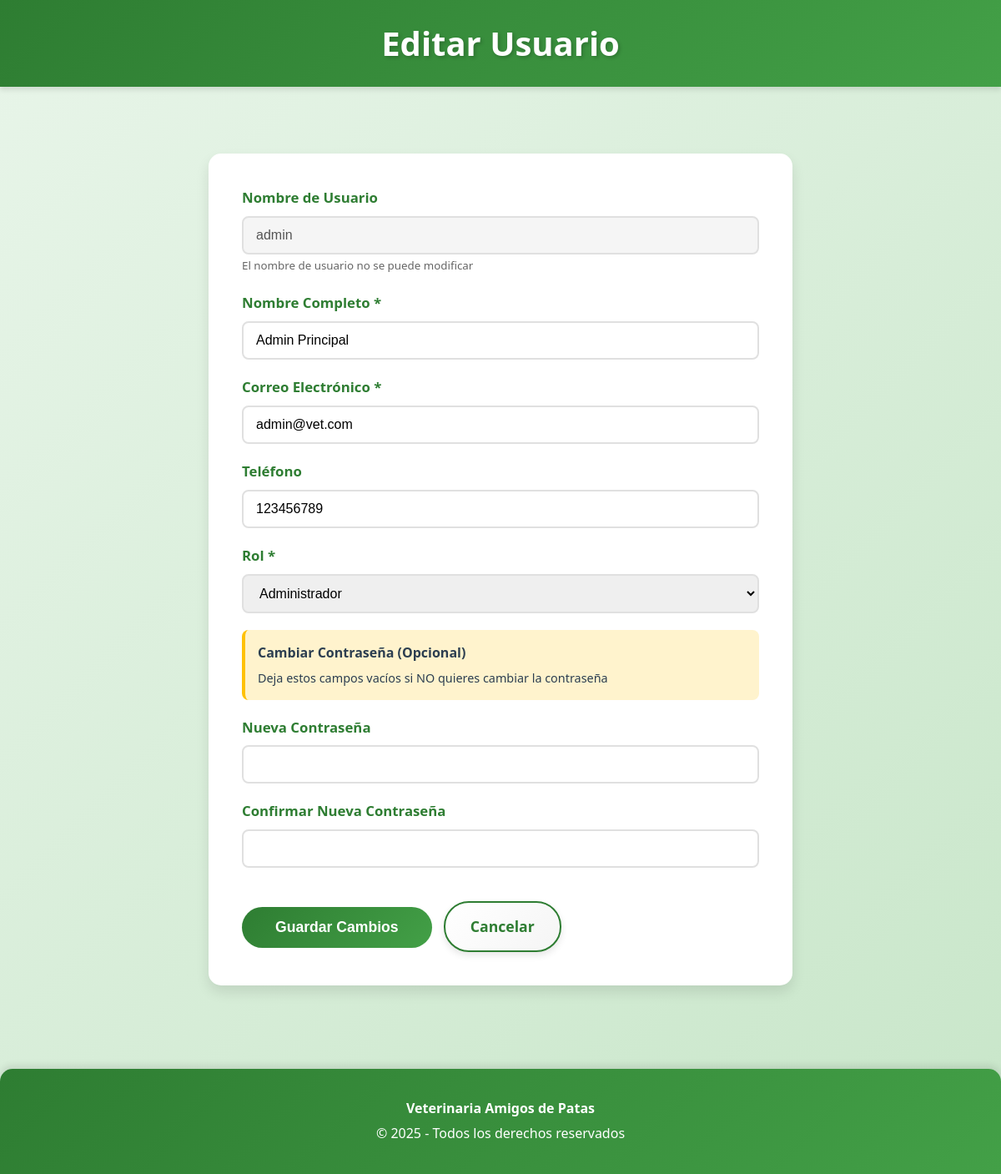
The page /usuarios/editar/1/ (signed in) on the database its author committed.
### appVeterinaria/models.py (models this page shows, shortened)
class Usuario(models.Model):
    ROLES_CHOICES = [
        ('Administrador', 'Administrador'),
        ('Veterinario', 'Veterinario'),
    ]
    username = models.CharField(max_length=45, unique=True)
    password = models.CharField(max_length=128)
    email = models.EmailField(max_length=100)
    telefono = models.CharField(max_length=15, blank=True)
    nombre_completo = models.CharField(max_length=100)
    rol = models.CharField(max_length=45, choices=ROLES_CHOICES)
    class Meta:
        ordering = ['username']
        verbose_name = "Usuario del Sistema"
        verbose_name_plural = "Usuarios del Sistema"

### appVeterinaria/views.py (the view, shortened to what this page needs)
# urls.py: path('usuarios/editar/<int:usuario_id>/', views.editar_usuario, name='editar_usuario'),
def editar_usuario(request, usuario_id):
    if not usuario_logueado(request):
        messages.error(request, 'Debes iniciar sesión para acceder a esta sección.')
        return redirect('inicio')
    if not tiene_permiso(request, 'usuarios'):
        messages.error(request, 'No tienes permisos para acceder a esta sección. Solo administradores.')
        return redirect('inicio')
    try:
        usuario = Usuario.objects.get(id=usuario_id)
    except Usuario.DoesNotExist:
        messages.error(request, 'El usuario no existe.')
        return redirect('lista_usuarios')
    datos = {
        'username': request.session.get('username'),
        'nombre': request.session.get('nombre'),
        'rol': request.session.get('rol'),
        'usuario': usuario
    }
    return render(request, 'appVeterinaria/usuarios/editar_usuario.html', datos)

### appVeterinaria/views.py (called while the page is built)
def usuario_logueado(request):
    return request.session.get('user_logged', False)

def tiene_permiso(request, modulo):
    if not usuario_logueado(request):
        return False
    rol = request.session.get('rol', '')
    permisos = PERMISOS_ROL.get(rol, [])
    return modulo in permisos

### templates/appVeterinaria/usuarios/editar_usuario.html (shortened to what this page needs)
<!DOCTYPE html>
<html lang="es">
<head>
    {% load static %}
    <link rel="stylesheet" href="{% static 'css/styles.css' %}">
</head>
<body>
    <header class="main-header">
        <h1>Editar Usuario</h1>
    </header>
    <div class="content">
        <div class="form-container">
            <form method="post">
                <div class="form-group">
                    <label for="username">Nombre de Usuario</label>
                    <input type="text" id="username" name="username" value="{{ usuario.username }}" class="form-control" disabled>
                    <small style="color: #666;">El nombre de usuario no se puede modificar</small>
                </div>
                <div class="form-group">
                    <label for="nombre_completo">Nombre Completo *</label>
                    <input type="text" id="nombre_completo" name="nombre_completo" value="{{ usuario.nombre_completo }}" class="form-control" required>
                </div>
                <div class="form-group">
                    <label for="email">Correo Electrónico *</label>
                    <input type="email" id="email" name="email" value="{{ usuario.email }}" class="form-control" required>
                </div>
                <div class="form-group">
                    <label for="telefono">Teléfono</label>
                    <input type="tel" id="telefono" name="telefono" value="{{ usuario.telefono|default:'' }}" class="form-control">
                </div>
                <div class="form-group">
                    <label for="rol">Rol *</label>
                    <select id="rol" name="rol" class="form-control" required>
                        <option value="Administrador" {% if usuario.rol == 'Administrador' %}selected{% endif %}>Administrador</option>
                    </select>
                </div>
                <div class="password-info">
                    <strong>Cambiar Contraseña (Opcional)</strong>
                    <p style="margin: 5px 0 0 0; font-size: 0.9em;">Deja estos campos vacíos si NO quieres cambiar la contraseña</p>
                </div>
                <div class="form-group">
                    <label for="nueva_password">Nueva Contraseña</label>
                    <input type="password" id="nueva_password" name="nueva_password" class="form-control">
                </div>
                <div class="form-group">
                    <label for="confirmar_password">Confirmar Nueva Contraseña</label>
                    <input type="password" id="confirmar_password" name="confirmar_password" class="form-control">
                </div>
                <button type="submit" class="btn-submit">Guardar Cambios</button>
                <a href="{% url 'lista_usuarios' %}" class="btn-menu">Cancelar</a>
            </form>
        </div>
    </div>
    <div class="footer">
        <p><strong>Veterinaria Amigos de Patas</strong></p>
        <p>&copy; 2025 - Todos los derechos reservados</p>
    </div>
</body>
</html>

### static/css/styles.css (style rules this page uses)
:root { --primary-green: #2e7d32; --secondary-green: #43a047; --light-green: #66bb6a; --very-light-green: #c8e6c9; --background-green: #e8f5e9; --dark-green: #1b5e20; --accent-orange: #ff9800; --white: #ffffff; --text-dark: #2c3e50; --shadow: rgba(0, 0, 0, 0.1); --shadow-hover: rgba(0, 0, 0, 0.2); }
* { margin: 0; padding: 0; box-sizing: border-box; }
body { font-family: 'Segoe UI', Tahoma, Geneva, Verdana, sans-serif; background: linear-gradient(135deg, #e8f5e9 0%, #c8e6c9 100%); color: var(--text-dark); line-height: 1.6; min-height: 100vh; }
.main-header { background: linear-gradient(135deg, var(--primary-green) 0%, var(--secondary-green) 100%); padding: 20px; color: var(--white); box-shadow: 0 4px 6px var(--shadow); position: sticky; top: 0; z-index: 100; }
.main-header h1 { display: flex; align-items: center; justify-content: center; font-size: 2.5em; margin: 0; text-shadow: 2px 2px 4px rgba(0, 0, 0, 0.2); animation: slideDown 0.5s ease-out; }
.content { max-width: 1200px; margin: 30px auto; padding: 20px; animation: fadeIn 0.6s ease-out; }
.btn-menu { display: inline-block; padding: 14px 30px; background: linear-gradient(135deg, var(--white) 0%, #f5f5f5 100%); color: var(--primary-green); text-align: center; text-decoration: none; border: 2px solid var(--primary-green); border-radius: 30px; font-size: 1.1em; font-weight: bold; transition: all 0.3s ease; margin-top: 20px; box-shadow: 0 4px 8px var(--shadow); }
.footer { text-align: center; margin-top: 50px; padding: 30px 20px; background: linear-gradient(135deg, var(--primary-green) 0%, var(--secondary-green) 100%); color: var(--white); border-radius: 15px 15px 0 0; box-shadow: 0 -4px 8px var(--shadow); }
.footer p { margin: 5px 0; font-size: 1em; }

### templates/appVeterinaria/usuarios/editar_usuario.html (style rules this page uses)
.form-container { max-width: 700px; margin: 30px auto; background: var(--white); padding: 40px; border-radius: 15px; box-shadow: 0 8px 16px var(--shadow); }
.form-group { margin-bottom: 20px; }
.form-group label { display: block; margin-bottom: 8px; color: var(--primary-green); font-weight: 600; font-size: 1.05em; }
.form-control { width: 100%; padding: 12px 15px; border: 2px solid #e0e0e0; border-radius: 8px; font-size: 1em; transition: all 0.3s ease; box-sizing: border-box; }
.form-control:disabled { background-color: #f5f5f5; }
.btn-submit { display: inline-block; padding: 14px 40px; background: linear-gradient(135deg, var(--primary-green) 0%, var(--secondary-green) 100%); color: var(--white); border: none; border-radius: 30px; font-size: 1.1em; font-weight: bold; cursor: pointer; transition: all 0.3s ease; margin-right: 10px; }
.password-info { background-color: #fff3cd; padding: 15px; border-radius: 8px; margin-bottom: 20px; border-left: 4px solid #ffc107; }

### rows shown on the page
Usuario: username "admin", nombre_completo "Admin Principal", email "admin@vet.com", telefono "123456789", rol "Administrador"
